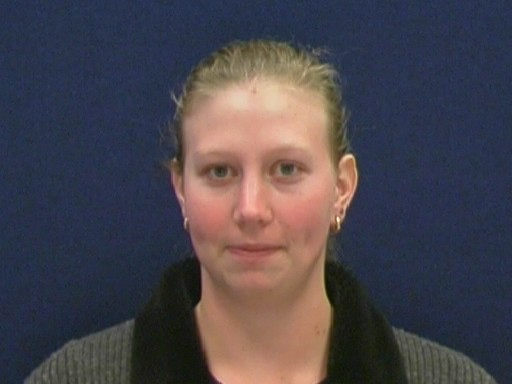
#> input picture graphs_ml/PW2/code/data/10faces/0/01.jpg, 512 x 384 px, found by its file name; its folder holds only this picture in this run
$ python face_recognition_hfs.py   (older library calls are emulated)
#> lines starting #> are read from the running program, lines starting #| are printed output that depends on the picture
import matplotlib.pyplot as plt
from imageio import imread
import numpy as np
import cv2
import os

from helper_online_ssl import *
from harmonic_function_solution import *


# [106 lines left out: function offline_face_recognition, not called in this run]


def offline_face_recognition_augmented(plot_results=True):
    """
    TO BE COMPLETED.
    """
#> called with plot_results = True

    # Parameters
    cc = cv2.CascadeClassifier(os.path.join('data', 'haarcascade_frontalface_default.xml'))
    frame_size = 96
    nbimgs = 50
    # Loading images
    images = np.zeros((10 * nbimgs, frame_size ** 2))
    labels = np.zeros(10 * nbimgs)

    for i in np.arange(10):
        imgdir = "data/extended_dataset/%d" % i
        imgfns = os.listdir(imgdir)
        for j, imgfn in enumerate(np.random.choice(imgfns, size=nbimgs)):
            im = imread("{}/{}".format(imgdir, imgfn))
#> im is the input picture: shape (384, 512, 3); mean R, G, B 73.5, 68.9, 77.2
            box = cc.detectMultiScale(im)
#> box = [[147, 85, 214, 214]]
            top_face = {"area": 0, "box": (0, 0, *im.shape[:2])}
#> top_face = {'area': 0, 'box': (0, 0, 384, 512)}

            for cfx, cfy, clx, cly in box:
                face_area = clx * cly
                if face_area > top_face["area"]:
                    top_face["area"] = face_area
                    top_face["box"] = [cfx, cfy, clx, cly]
#> this loop made 1 pass
#> (cfx, cfy, clx, cly, face_area) on pass 1: (147, 85, 214, 214, 45796)
#> after the loop, top_face = {'area': 45796, 'box': [147, 85, 214, 214]}

            fx, fy, lx, ly = top_face["box"]
#> fx = 147; fy = 85; lx = 214; ly = 214
            gray_im = cv2.cvtColor(im, cv2.COLOR_BGR2GRAY)
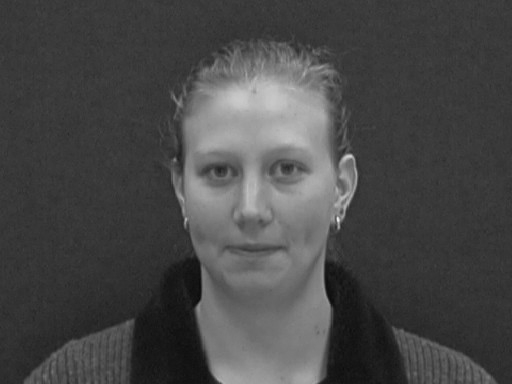
#> gray_im: shape (384, 512); min 9, max 233, mean 71.9
            gray_face = gray_im[fy:fy + ly, fx:fx + lx]
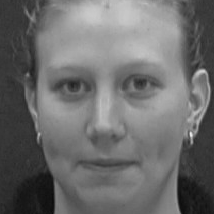
#> gray_face: shape (214, 214); min 9, max 233, mean 108.1

            """
            Apply preprocessing to balance the image (color/lightning), such as filtering
            (cv.boxFilter, cv.GaussianBlur, cv.bilinearFilter) and
            equalization (cv.equalizeHist).
            """
            clahe = cv2.createCLAHE(tileGridSize=(8, 8))
            # gray_face = cv2.equalizeHist(gray_face)
            gray_face = clahe.apply(gray_face)
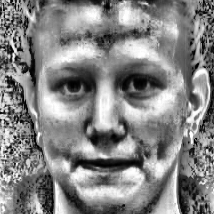
#> gray_face: shape (214, 214); min 0, max 255, mean 131.9

            gray_face = cv2.medianBlur(gray_face, 3)
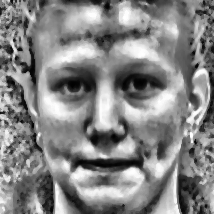
#> gray_face: shape (214, 214); min 1, max 255, mean 132.3
            gf = cv2.resize(gray_face, (frame_size, frame_size)).astype(np.float)
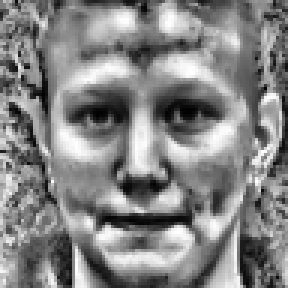
#> gf: shape (96, 96) float64 (shown 3 times larger); min 1, max 254, mean 132.1
            gf -= gf.mean()
            gf /= gf.max()
            gray_face = gf

            # resize the face and reshape it to a row vector, record labels
            images[j * 10 + i] = gray_face.reshape((-1))
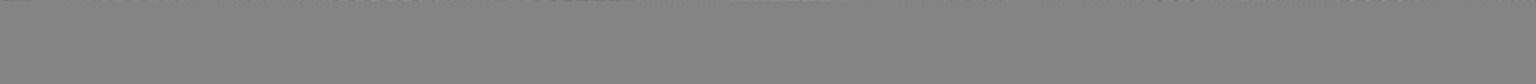
#> images: shape (500, 9216) float64 (shown at 1/6 size); min -1.08, max 1, mean -2.04e-19; drawn with min black and max white
            labels[j * 10 + i] = i + 1
#> pass 2 of the loop in offline_face_recognition_augmented, `for i in np.arange(10):`:
#> imgdir = 'data/extended_dataset/1'
#> imgfns = ['01.jpg']
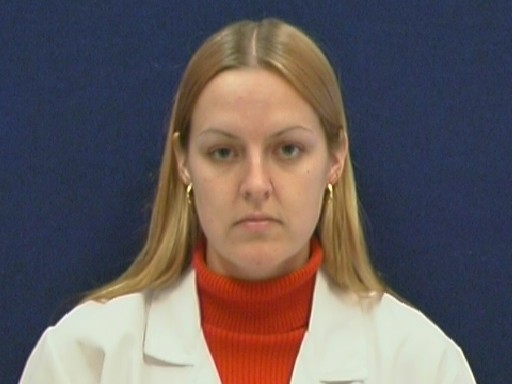
#> input picture graphs_ml/PW2/code/data/10faces/1/01.jpg, 512 x 384 px, found by its file name
#> in offline_face_recognition_augmented, im is the input picture: shape (384, 512, 3); mean R, G, B 101, 92, 93.4
#> box = [[162, 76, 190, 190]]
#> the loop in offline_face_recognition_augmented, `for cfx, cfy, clx, cly in box:` made 1 pass
#> (cfx, cfy, clx, cly, face_area) on pass 1: (162, 76, 190, 190, 36100)
#> after the loop in offline_face_recognition_augmented, `for cfx, cfy, clx, cly in box:`: top_face = {'area': 36100, 'box': [162, 76, 190, 190]}
#> fx = 162; fy = 76; lx = 190
#> in offline_face_recognition_augmented, `gf = cv2.resize(gray_face, (frame_size, frame_size)).astype(np.float)`:
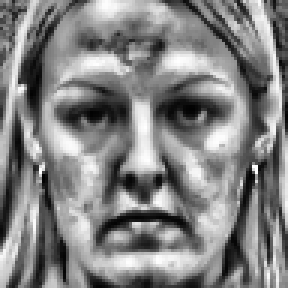
#> gf: shape (96, 96) float64 (shown 3 times larger); min 1, max 255, mean 130.5
#> in offline_face_recognition_augmented, `images[j * 10 + i] = gray_face.reshape((-1))`:
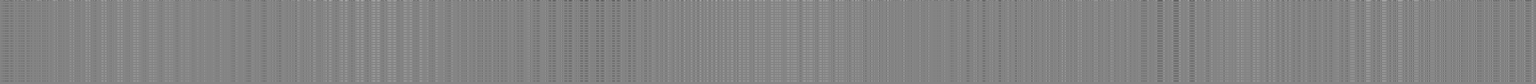
#> images: shape (500, 9216) float64 (shown at 1/6 size); min -1.08, max 1, mean -1.04e-17; drawn with min black and max white

    """
     If you want to plot the dataset, set the following variable to True
    """
    plot_the_dataset = False
    if plot_the_dataset:

        plt.figure(1)
        for i in range(10 * nbimgs):
            plt.subplot(nbimgs, 10, i+1)
            plt.axis('off')
            plt.imshow(images[i].reshape(frame_size, frame_size))
            r='{:d}'.format(i+1)
            if i < 10:
                plt.title('Person '+r)
        plt.show()

    """
    select 4 random labels per person and reveal them
    Y_masked: (n x 1) masked label vector, where entries Y_i take a values in [1, ..., num_classes] if the node is
              labeled, or 0 if the node is unlabeled (masked)
    """
    nb_to_reveal = 20
    mlabels = labels.copy()
    for i in range(10):
        mask = np.arange(nbimgs)
        np.random.shuffle(mask)
        mask = mask[:nbimgs-nb_to_reveal]
        for m in mask:
            mlabels[m * 10 + i] = 0


    """
     Choose the experiment parameter and compute hfs solution using either soft_hfs or hard_hfs
    """
    gamma = .95
    var = 1000
    eps = 0
    k = 25
    laplacian_regularization = gamma
    laplacian_normalization = "rw"
    c_l = .95
    c_u = .05
    rlabels = soft_hfs(images, mlabels, c_l, c_u, laplacian_regularization, var, eps, k, laplacian_normalization)

    # Plots #
    accuracy = np.equal(rlabels, labels).mean()
    if plot_results:
        plt.subplot(121)
        plt.imshow(labels.reshape((-1, 10)))

        plt.subplot(122)
        plt.imshow(rlabels.reshape((-1, 10)))
        plt.title("Acc: {}".format(accuracy))

        plt.show()

    return accuracy


if __name__ == '__main__':
    # # question 2.2 and 2.3 #
    # print('----- Question 2.2 and 2.3 -----')
    # nb_measures = 10
    # accuracies = np.zeros((nb_measures,))
    #
    # # offline_face_recognition()  # to have one plot
    # for k in range(nb_measures):
    #     accuracies[k] = offline_face_recognition(plot_results=False)
    #
    # print('On an average of {} measures, the accuracy obtained is: {} (std: {})\n'.format(nb_measures,
    #                                                                                     accuracies.mean(),
    #                                                                                     accuracies.std()))

    # question 2.4 #
    print('----- Question 2.4 -----')
    nb_measures = 10
    accuracies = np.zeros((nb_measures,))

#> (the run stopped early here; a loop or call above may not have finished)
